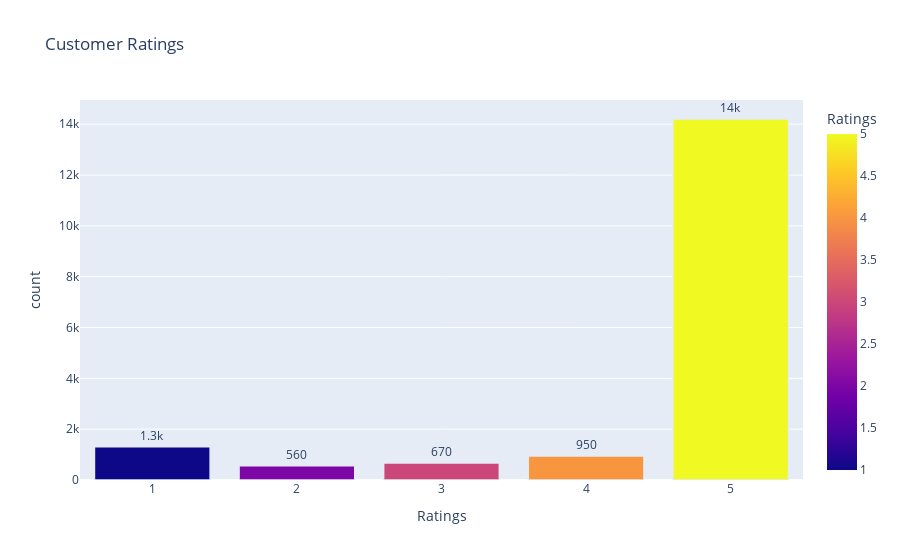

Here is the notebook cell this chart was saved with:
### Code cell
# use plotly to create a bar graph of number of reviews by brand and using customized color coding 
fig = px.bar(rating_counts, x="Ratings", y="count", color="Ratings", title= "Customer Ratings", text_auto = '.2s')

# figure customization
fig.update_traces(textfont_size=12, textangle=0, textposition="outside", cliponaxis=False,
 marker_line_width=1.5)

### Figure 1 — Plotly figure (JSON) as saved in the notebook; plotly's stock layout.template omitted (floating-point values rounded to 4 significant figures)
{"data": [{"alignmentgroup": "True", "cliponaxis": false, "hovertemplate": "Ratings=%{marker.color}<br>count=%{y}<extra></extra>", "legendgroup": "", "marker": {"color": [5, 1, 4, 3, 2], "coloraxis": "coloraxis", "line": {"width": 1.5}, "pattern": {"shape": ""}}, "name": "", "offsetgroup": "", "orientation": "v", "showlegend": false, "textangle": 0, "textfont": {"size": 12}, "textposition": "outside", "texttemplate": "%{y:.2s}", "type": "bar", "x": [5, 1, 4, 3, 2], "xaxis": "x", "y": [14206, 1309, 946, 671, 564], "yaxis": "y"}], "layout": {"barmode": "relative", "coloraxis": {"colorbar": {"title": {"text": "Ratings"}}, "colorscale": [[0, "#0d0887"], [0.1111, "#46039f"], [0.2222, "#7201a8"], [0.3333, "#9c179e"], [0.4444, "#bd3786"], [0.5556, "#d8576b"], [0.6667, "#ed7953"], [0.7778, "#fb9f3a"], [0.8889, "#fdca26"], [1, "#f0f921"]]}, "legend": {"tracegroupgap": 0}, "title": {"text": "Customer Ratings"}, "xaxis": {"anchor": "y", "domain": [0, 1], "title": {"text": "Ratings"}}, "yaxis": {"anchor": "x", "domain": [0, 1], "title": {"text": "count"}}}}
